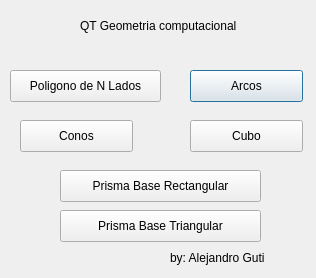
<?xml version="1.0" encoding="UTF-8"?>
<ui version="4.0">
 <class>Dialog</class>
 <widget class="QDialog" name="Dialog">
  <property name="geometry">
   <rect>
    <x>0</x>
    <y>0</y>
    <width>316</width>
    <height>278</height>
   </rect>
  </property>
  <property name="windowTitle">
   <string>Tarea 5</string>
  </property>
  <widget class="QLabel" name="label">
   <property name="geometry">
    <rect>
     <x>170</x>
     <y>250</y>
     <width>121</width>
     <height>16</height>
    </rect>
   </property>
   <property name="text">
    <string>by: Alejandro Guti</string>
   </property>
  </widget>
  <widget class="QLabel" name="label_2">
   <property name="geometry">
    <rect>
     <x>80</x>
     <y>10</y>
     <width>181</width>
     <height>31</height>
    </rect>
   </property>
   <property name="text">
    <string>QT Geometria computacional</string>
   </property>
  </widget>
  <widget class="QPushButton" name="pushButton">
   <property name="geometry">
    <rect>
     <x>190</x>
     <y>70</y>
     <width>113</width>
     <height>32</height>
    </rect>
   </property>
   <property name="text">
    <string>Arcos</string>
   </property>
  </widget>
  <widget class="QPushButton" name="pushButton_2">
   <property name="geometry">
    <rect>
     <x>10</x>
     <y>70</y>
     <width>151</width>
     <height>32</height>
    </rect>
   </property>
   <property name="text">
    <string>Poligono de N Lados</string>
   </property>
  </widget>
  <widget class="QPushButton" name="pushButton_3">
   <property name="geometry">
    <rect>
     <x>20</x>
     <y>120</y>
     <width>113</width>
     <height>32</height>
    </rect>
   </property>
   <property name="text">
    <string>Conos</string>
   </property>
  </widget>
  <widget class="QPushButton" name="pushButton_4">
   <property name="geometry">
    <rect>
     <x>190</x>
     <y>120</y>
     <width>113</width>
     <height>32</height>
    </rect>
   </property>
   <property name="text">
    <string>Cubo</string>
   </property>
  </widget>
  <widget class="QPushButton" name="pushButton_5">
   <property name="geometry">
    <rect>
     <x>60</x>
     <y>170</y>
     <width>201</width>
     <height>32</height>
    </rect>
   </property>
   <property name="text">
    <string>Prisma Base Rectangular</string>
   </property>
  </widget>
  <widget class="QPushButton" name="pushButton_6">
   <property name="geometry">
    <rect>
     <x>60</x>
     <y>210</y>
     <width>201</width>
     <height>32</height>
    </rect>
   </property>
   <property name="text">
    <string>Prisma Base Triangular</string>
   </property>
  </widget>
 </widget>
 <layoutdefault spacing="6" margin="11"/>
 <resources/>
 <connections/>
</ui>
